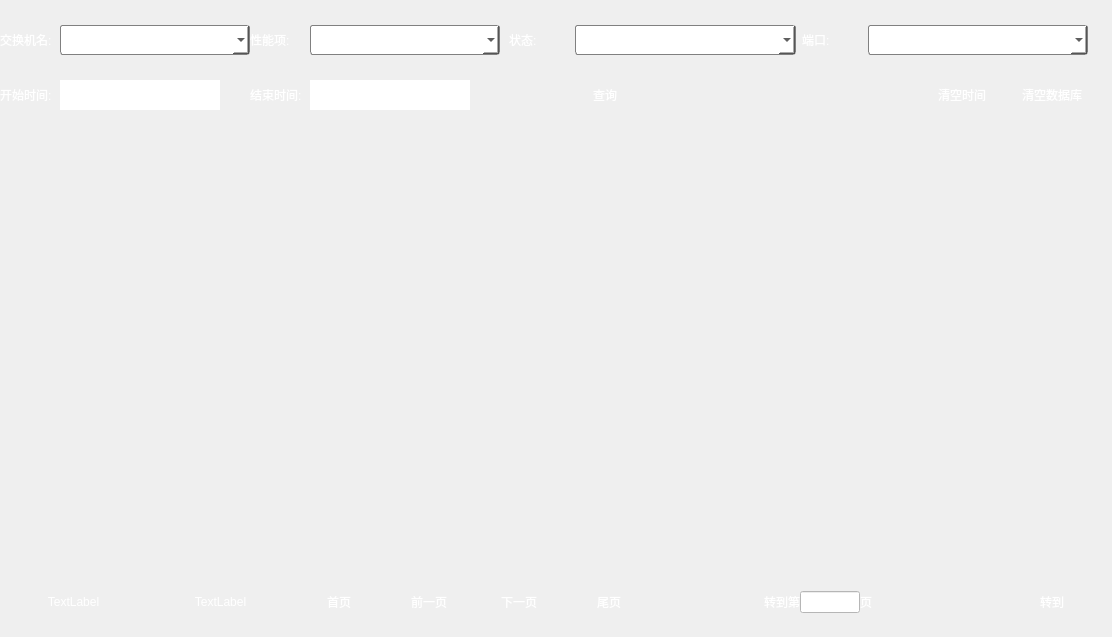
<?xml version="1.0" encoding="UTF-8"?>
<ui version="4.0">
 <class>NewPerformanceSearch</class>
 <widget class="QWidget" name="NewPerformanceSearch">
  <property name="geometry">
   <rect>
    <x>0</x>
    <y>0</y>
    <width>1112</width>
    <height>637</height>
   </rect>
  </property>
  <property name="windowTitle">
   <string>Form</string>
  </property>
  <property name="styleSheet">
   <string notr="true"/>
  </property>
  <layout class="QHBoxLayout" name="horizontalLayout">
   <property name="spacing">
    <number>0</number>
   </property>
   <property name="leftMargin">
    <number>0</number>
   </property>
   <property name="topMargin">
    <number>0</number>
   </property>
   <property name="rightMargin">
    <number>0</number>
   </property>
   <property name="bottomMargin">
    <number>0</number>
   </property>
   <item>
    <widget class="QWidget" name="widget" native="true">
     <property name="whatsThis">
      <string>&lt;html&gt;&lt;head/&gt;&lt;body&gt;&lt;p&gt;&lt;br/&gt;&lt;/p&gt;&lt;/body&gt;&lt;/html&gt;</string>
     </property>
     <property name="styleSheet">
      <string notr="true">QWidget{
	background-color: rgba(255, 255, 255,0);
}

QWidget#widget_title,#widget_page
{
	
	border-image: url(:/images/images/back_title.png);
}

QLabel{
	color: rgb(255, 255, 255);
}

QComboBox {
	border: 1px solid gray; 
	border-radius: 3px;
	padding: 1px 2px 1px 2px; 
	min-width: 9em; 
	background-color: rgb(255, 255, 255);

	color: rgb(0, 0, 0);
} 

QComboBox:hover{
	color: white;
}

QComboBox:!editable{ 
	color:black;
}

QPushButton{
	color: white;  
	border-radius: 8px;  
	border-image: url(:/images/images/button_search.png);
}

QPushButton#starttimeBtn,#endtimeBtn{
	border-radius: 0px;  
	border-image: url(:/toolWidget/cl.png);
}

QLineEdit{
	background-color: rgb(255, 255, 255);
	color: rgb(0, 0, 0);
}

QTableView{
	border-image: url(:/images/images/whole_back_2.png);
	border-left:5px;
	border-right:3px;
}

QHeaderView::section{
	border-image: url(:/images/images/back_title.png);
    color: white;
	padding-left: 4px;
	border: 1px solid #6c6c6c;
	height:25px;
}

QHeaderView::section:checked{
	
}

</string>
     </property>
     <layout class="QVBoxLayout" name="verticalLayout_2" stretch="2,7,1">
      <property name="spacing">
       <number>5</number>
      </property>
      <property name="leftMargin">
       <number>0</number>
      </property>
      <property name="topMargin">
       <number>0</number>
      </property>
      <property name="rightMargin">
       <number>0</number>
      </property>
      <property name="bottomMargin">
       <number>5</number>
      </property>
      <item>
       <widget class="QWidget" name="widget_title" native="true">
        <layout class="QVBoxLayout" name="verticalLayout">
         <property name="spacing">
          <number>0</number>
         </property>
         <property name="leftMargin">
          <number>0</number>
         </property>
         <property name="topMargin">
          <number>0</number>
         </property>
         <property name="rightMargin">
          <number>15</number>
         </property>
         <property name="bottomMargin">
          <number>15</number>
         </property>
         <item>
          <layout class="QHBoxLayout" name="horizontalLayout_7">
           <property name="spacing">
            <number>0</number>
           </property>
           <item>
            <widget class="QWidget" name="widget_6" native="true">
             <property name="minimumSize">
              <size>
               <width>250</width>
               <height>0</height>
              </size>
             </property>
             <property name="maximumSize">
              <size>
               <width>250</width>
               <height>16777215</height>
              </size>
             </property>
             <layout class="QHBoxLayout" name="horizontalLayout_4">
              <property name="spacing">
               <number>0</number>
              </property>
              <property name="leftMargin">
               <number>0</number>
              </property>
              <property name="topMargin">
               <number>0</number>
              </property>
              <property name="rightMargin">
               <number>0</number>
              </property>
              <property name="bottomMargin">
               <number>0</number>
              </property>
              <item>
               <widget class="QLabel" name="label">
                <property name="minimumSize">
                 <size>
                  <width>60</width>
                  <height>30</height>
                 </size>
                </property>
                <property name="maximumSize">
                 <size>
                  <width>60</width>
                  <height>30</height>
                 </size>
                </property>
                <property name="text">
                 <string>交换机名:</string>
                </property>
               </widget>
              </item>
              <item>
               <widget class="QComboBox" name="switchName">
                <property name="minimumSize">
                 <size>
                  <width>159</width>
                  <height>30</height>
                 </size>
                </property>
                <item>
                 <property name="text">
                  <string/>
                 </property>
                </item>
               </widget>
              </item>
             </layout>
            </widget>
           </item>
           <item>
            <widget class="QWidget" name="widget_7" native="true">
             <property name="minimumSize">
              <size>
               <width>250</width>
               <height>0</height>
              </size>
             </property>
             <property name="maximumSize">
              <size>
               <width>250</width>
               <height>16777215</height>
              </size>
             </property>
             <layout class="QHBoxLayout" name="horizontalLayout_5">
              <property name="spacing">
               <number>0</number>
              </property>
              <property name="leftMargin">
               <number>0</number>
              </property>
              <property name="topMargin">
               <number>0</number>
              </property>
              <property name="rightMargin">
               <number>0</number>
              </property>
              <property name="bottomMargin">
               <number>0</number>
              </property>
              <item>
               <widget class="QLabel" name="label_2">
                <property name="minimumSize">
                 <size>
                  <width>60</width>
                  <height>30</height>
                 </size>
                </property>
                <property name="maximumSize">
                 <size>
                  <width>60</width>
                  <height>30</height>
                 </size>
                </property>
                <property name="text">
                 <string>性能项:</string>
                </property>
               </widget>
              </item>
              <item>
               <widget class="QComboBox" name="alarmClass">
                <property name="minimumSize">
                 <size>
                  <width>159</width>
                  <height>30</height>
                 </size>
                </property>
                <item>
                 <property name="text">
                  <string/>
                 </property>
                </item>
                <item>
                 <property name="text">
                  <string>cpu温度</string>
                 </property>
                </item>
                <item>
                 <property name="text">
                  <string>端口进速率</string>
                 </property>
                </item>
                <item>
                 <property name="text">
                  <string>端口出速率</string>
                 </property>
                </item>
                <item>
                 <property name="text">
                  <string>端口状态</string>
                 </property>
                </item>
                <item>
                 <property name="text">
                  <string>性能项</string>
                 </property>
                </item>
               </widget>
              </item>
             </layout>
            </widget>
           </item>
           <item>
            <widget class="QWidget" name="widget_8" native="true">
             <layout class="QHBoxLayout" name="horizontalLayout_6">
              <item>
               <widget class="QLabel" name="label_3">
                <property name="minimumSize">
                 <size>
                  <width>60</width>
                  <height>30</height>
                 </size>
                </property>
                <property name="maximumSize">
                 <size>
                  <width>60</width>
                  <height>30</height>
                 </size>
                </property>
                <property name="text">
                 <string>状态:</string>
                </property>
               </widget>
              </item>
              <item>
               <widget class="QComboBox" name="state">
                <property name="minimumSize">
                 <size>
                  <width>159</width>
                  <height>30</height>
                 </size>
                </property>
                <item>
                 <property name="text">
                  <string/>
                 </property>
                </item>
                <item>
                 <property name="text">
                  <string>正常</string>
                 </property>
                </item>
                <item>
                 <property name="text">
                  <string>超限</string>
                 </property>
                </item>
                <item>
                 <property name="text">
                  <string>UP</string>
                 </property>
                </item>
                <item>
                 <property name="text">
                  <string>DOWN</string>
                 </property>
                </item>
                <item>
                 <property name="text">
                  <string>状态</string>
                 </property>
                </item>
               </widget>
              </item>
              <item>
               <widget class="QLabel" name="label_9">
                <property name="minimumSize">
                 <size>
                  <width>60</width>
                  <height>30</height>
                 </size>
                </property>
                <property name="maximumSize">
                 <size>
                  <width>60</width>
                  <height>30</height>
                 </size>
                </property>
                <property name="text">
                 <string>端口:</string>
                </property>
               </widget>
              </item>
              <item>
               <widget class="QComboBox" name="port">
                <property name="minimumSize">
                 <size>
                  <width>159</width>
                  <height>30</height>
                 </size>
                </property>
                <item>
                 <property name="text">
                  <string/>
                 </property>
                </item>
               </widget>
              </item>
             </layout>
            </widget>
           </item>
          </layout>
         </item>
         <item>
          <layout class="QHBoxLayout" name="horizontalLayout_8">
           <property name="spacing">
            <number>0</number>
           </property>
           <item>
            <widget class="QWidget" name="widget_4" native="true">
             <property name="minimumSize">
              <size>
               <width>250</width>
               <height>0</height>
              </size>
             </property>
             <property name="maximumSize">
              <size>
               <width>200</width>
               <height>16777215</height>
              </size>
             </property>
             <layout class="QHBoxLayout" name="horizontalLayout_2">
              <property name="spacing">
               <number>0</number>
              </property>
              <property name="leftMargin">
               <number>0</number>
              </property>
              <property name="topMargin">
               <number>0</number>
              </property>
              <property name="rightMargin">
               <number>0</number>
              </property>
              <property name="bottomMargin">
               <number>0</number>
              </property>
              <item>
               <widget class="QLabel" name="label_5">
                <property name="minimumSize">
                 <size>
                  <width>60</width>
                  <height>30</height>
                 </size>
                </property>
                <property name="maximumSize">
                 <size>
                  <width>60</width>
                  <height>30</height>
                 </size>
                </property>
                <property name="text">
                 <string>开始时间:</string>
                </property>
               </widget>
              </item>
              <item>
               <widget class="QLineEdit" name="starttime">
                <property name="minimumSize">
                 <size>
                  <width>100</width>
                  <height>30</height>
                 </size>
                </property>
                <property name="maximumSize">
                 <size>
                  <width>16777215</width>
                  <height>16777215</height>
                 </size>
                </property>
                <property name="frame">
                 <bool>false</bool>
                </property>
               </widget>
              </item>
              <item>
               <widget class="QPushButton" name="starttimeBtn">
                <property name="minimumSize">
                 <size>
                  <width>30</width>
                  <height>30</height>
                 </size>
                </property>
                <property name="maximumSize">
                 <size>
                  <width>30</width>
                  <height>30</height>
                 </size>
                </property>
                <property name="focusPolicy">
                 <enum>Qt::NoFocus</enum>
                </property>
                <property name="text">
                 <string/>
                </property>
               </widget>
              </item>
             </layout>
            </widget>
           </item>
           <item>
            <widget class="QWidget" name="widget_5" native="true">
             <property name="minimumSize">
              <size>
               <width>250</width>
               <height>0</height>
              </size>
             </property>
             <property name="maximumSize">
              <size>
               <width>250</width>
               <height>16777215</height>
              </size>
             </property>
             <layout class="QHBoxLayout" name="horizontalLayout_3">
              <property name="spacing">
               <number>0</number>
              </property>
              <property name="leftMargin">
               <number>0</number>
              </property>
              <property name="topMargin">
               <number>0</number>
              </property>
              <property name="rightMargin">
               <number>0</number>
              </property>
              <property name="bottomMargin">
               <number>0</number>
              </property>
              <item>
               <widget class="QLabel" name="label_6">
                <property name="minimumSize">
                 <size>
                  <width>60</width>
                  <height>30</height>
                 </size>
                </property>
                <property name="maximumSize">
                 <size>
                  <width>60</width>
                  <height>30</height>
                 </size>
                </property>
                <property name="text">
                 <string>结束时间:</string>
                </property>
               </widget>
              </item>
              <item>
               <widget class="QLineEdit" name="endtime">
                <property name="minimumSize">
                 <size>
                  <width>100</width>
                  <height>30</height>
                 </size>
                </property>
                <property name="maximumSize">
                 <size>
                  <width>16777215</width>
                  <height>16777215</height>
                 </size>
                </property>
                <property name="frame">
                 <bool>false</bool>
                </property>
               </widget>
              </item>
              <item>
               <widget class="QPushButton" name="endtimeBtn">
                <property name="minimumSize">
                 <size>
                  <width>30</width>
                  <height>30</height>
                 </size>
                </property>
                <property name="maximumSize">
                 <size>
                  <width>30</width>
                  <height>30</height>
                 </size>
                </property>
                <property name="focusPolicy">
                 <enum>Qt::NoFocus</enum>
                </property>
                <property name="text">
                 <string/>
                </property>
               </widget>
              </item>
             </layout>
            </widget>
           </item>
           <item>
            <spacer name="horizontalSpacer_2">
             <property name="orientation">
              <enum>Qt::Horizontal</enum>
             </property>
             <property name="sizeType">
              <enum>QSizePolicy::Minimum</enum>
             </property>
             <property name="sizeHint" stdset="0">
              <size>
               <width>60</width>
               <height>30</height>
              </size>
             </property>
            </spacer>
           </item>
           <item>
            <widget class="QPushButton" name="search">
             <property name="minimumSize">
              <size>
               <width>90</width>
               <height>30</height>
              </size>
             </property>
             <property name="maximumSize">
              <size>
               <width>90</width>
               <height>30</height>
              </size>
             </property>
             <property name="focusPolicy">
              <enum>Qt::NoFocus</enum>
             </property>
             <property name="text">
              <string>查询</string>
             </property>
            </widget>
           </item>
           <item>
            <spacer name="horizontalSpacer">
             <property name="orientation">
              <enum>Qt::Horizontal</enum>
             </property>
             <property name="sizeHint" stdset="0">
              <size>
               <width>40</width>
               <height>20</height>
              </size>
             </property>
            </spacer>
           </item>
           <item>
            <widget class="QPushButton" name="clearTime">
             <property name="minimumSize">
              <size>
               <width>90</width>
               <height>30</height>
              </size>
             </property>
             <property name="maximumSize">
              <size>
               <width>90</width>
               <height>30</height>
              </size>
             </property>
             <property name="focusPolicy">
              <enum>Qt::NoFocus</enum>
             </property>
             <property name="text">
              <string>清空时间</string>
             </property>
            </widget>
           </item>
           <item>
            <widget class="QPushButton" name="clear">
             <property name="minimumSize">
              <size>
               <width>90</width>
               <height>30</height>
              </size>
             </property>
             <property name="maximumSize">
              <size>
               <width>90</width>
               <height>30</height>
              </size>
             </property>
             <property name="focusPolicy">
              <enum>Qt::NoFocus</enum>
             </property>
             <property name="text">
              <string>清空数据库</string>
             </property>
            </widget>
           </item>
          </layout>
         </item>
        </layout>
       </widget>
      </item>
      <item>
       <widget class="QTableView" name="tableView"/>
      </item>
      <item>
       <widget class="QWidget" name="widget_page" native="true">
        <property name="minimumSize">
         <size>
          <width>0</width>
          <height>60</height>
         </size>
        </property>
        <property name="maximumSize">
         <size>
          <width>16777215</width>
          <height>60</height>
         </size>
        </property>
        <layout class="QHBoxLayout" name="horizontalLayout_11">
         <property name="spacing">
          <number>0</number>
         </property>
         <property name="leftMargin">
          <number>0</number>
         </property>
         <property name="topMargin">
          <number>0</number>
         </property>
         <property name="rightMargin">
          <number>15</number>
         </property>
         <property name="bottomMargin">
          <number>0</number>
         </property>
         <item>
          <widget class="QLabel" name="totalPageLabel">
           <property name="text">
            <string>TextLabel</string>
           </property>
           <property name="alignment">
            <set>Qt::AlignCenter</set>
           </property>
          </widget>
         </item>
         <item>
          <widget class="QLabel" name="currentPageLabel">
           <property name="text">
            <string>TextLabel</string>
           </property>
           <property name="alignment">
            <set>Qt::AlignCenter</set>
           </property>
          </widget>
         </item>
         <item>
          <widget class="QPushButton" name="firstButton">
           <property name="minimumSize">
            <size>
             <width>90</width>
             <height>30</height>
            </size>
           </property>
           <property name="maximumSize">
            <size>
             <width>90</width>
             <height>30</height>
            </size>
           </property>
           <property name="text">
            <string>首页</string>
           </property>
          </widget>
         </item>
         <item>
          <widget class="QPushButton" name="prevButton">
           <property name="minimumSize">
            <size>
             <width>90</width>
             <height>30</height>
            </size>
           </property>
           <property name="maximumSize">
            <size>
             <width>90</width>
             <height>30</height>
            </size>
           </property>
           <property name="text">
            <string>前一页</string>
           </property>
          </widget>
         </item>
         <item>
          <widget class="QPushButton" name="nextButton">
           <property name="minimumSize">
            <size>
             <width>90</width>
             <height>30</height>
            </size>
           </property>
           <property name="maximumSize">
            <size>
             <width>90</width>
             <height>30</height>
            </size>
           </property>
           <property name="text">
            <string>下一页</string>
           </property>
          </widget>
         </item>
         <item>
          <widget class="QPushButton" name="lastButton">
           <property name="minimumSize">
            <size>
             <width>90</width>
             <height>30</height>
            </size>
           </property>
           <property name="maximumSize">
            <size>
             <width>90</width>
             <height>30</height>
            </size>
           </property>
           <property name="text">
            <string>尾页</string>
           </property>
          </widget>
         </item>
         <item>
          <widget class="QLabel" name="label_7">
           <property name="text">
            <string>转到第</string>
           </property>
           <property name="alignment">
            <set>Qt::AlignRight|Qt::AlignTrailing|Qt::AlignVCenter</set>
           </property>
          </widget>
         </item>
         <item>
          <widget class="QLineEdit" name="switchPageLineEdit">
           <property name="minimumSize">
            <size>
             <width>60</width>
             <height>0</height>
            </size>
           </property>
           <property name="maximumSize">
            <size>
             <width>60</width>
             <height>16777215</height>
            </size>
           </property>
          </widget>
         </item>
         <item>
          <widget class="QLabel" name="label_8">
           <property name="text">
            <string>页</string>
           </property>
           <property name="alignment">
            <set>Qt::AlignLeading|Qt::AlignLeft|Qt::AlignVCenter</set>
           </property>
          </widget>
         </item>
         <item>
          <widget class="QPushButton" name="switchPageButton">
           <property name="minimumSize">
            <size>
             <width>90</width>
             <height>30</height>
            </size>
           </property>
           <property name="maximumSize">
            <size>
             <width>90</width>
             <height>30</height>
            </size>
           </property>
           <property name="text">
            <string>转到</string>
           </property>
          </widget>
         </item>
        </layout>
       </widget>
      </item>
     </layout>
    </widget>
   </item>
  </layout>
 </widget>
 <resources/>
 <connections/>
</ui>
